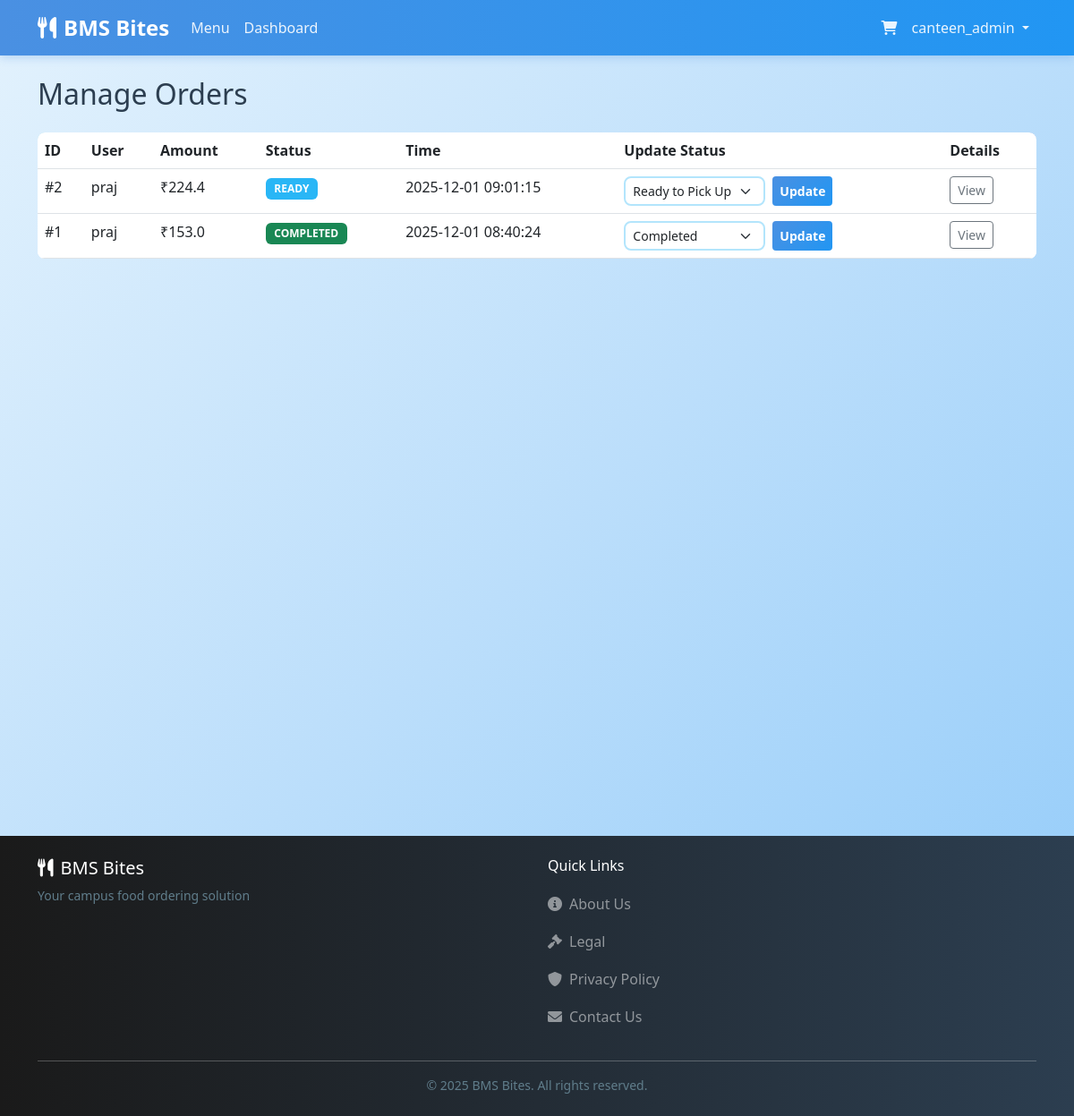
Screenshot of /admin/orders (signed in) with the database file from the repository.
### tables this page shows
CREATE TABLE orders (
    id INTEGER PRIMARY KEY AUTOINCREMENT,
    user_id INTEGER NOT NULL,
    canteen_id INTEGER NOT NULL,
    total_amount REAL NOT NULL,
    platform_fee REAL DEFAULT 0.0,
    status TEXT NOT NULL DEFAULT 'preparing', -- 'preparing', 'ready', 'completed'
    pickup_time TEXT,
    created_at TIMESTAMP DEFAULT CURRENT_TIMESTAMP,
    FOREIGN KEY (user_id) REFERENCES users (id),
    FOREIGN KEY (canteen_id) REFERENCES canteens (id)
);

CREATE TABLE users (
    id INTEGER PRIMARY KEY AUTOINCREMENT,
    username TEXT UNIQUE NOT NULL,
    password_hash TEXT NOT NULL,
    role TEXT NOT NULL DEFAULT 'customer', -- 'customer' or 'admin'
    created_at TIMESTAMP DEFAULT CURRENT_TIMESTAMP
);

### routes/admin.py (the view)
@admin_bp.route('/orders')
@admin_required
def manage_orders():
    orders = order_mgr.get_all_orders()
    return render_template('manage_orders.html', orders=orders)

### app.py (called while the page is built)
@app.context_processor
def inject_session():
    return dict(session=session)

### routes/admin.py (called while the page is built)
def admin_required(view):
    @functools.wraps(view)
    def wrapped_view(**kwargs):
        if session.get('role') != 'admin':
            flash('Admin access required', 'danger')
            return redirect(url_for('auth.login'))
        return view(**kwargs)
    return wrapped_view

### templates/manage_orders.html (shortened to what this page needs)
{% extends "layout.html" %}
{% block content %}
<h2 class="mb-4">Manage Orders</h2>
<div class="table-responsive">
    <table class="table table-hover">
        <thead>
            <tr>
                <th>ID</th>
                <th>User</th>
                <th>Amount</th>
                <th>Status</th>
                <th>Time</th>
                <th>Update Status</th>
                <th>Details</th>
            </tr>
        </thead>
        <tbody>
            {% for order in orders %}
            <tr>
                <td>#{{ order['id'] }}</td>
                <td>{{ order['username'] }}</td>
                <td>₹{{ order['total_amount'] }}</td>
                <td>
                    <span
                        class="badge bg-{{ 'warning' if order['status'] == 'preparing' else 'info' if order['status'] == 'ready' else 'success' }}">
                        {{ order['status']|upper }}
                    </span>
                </td>
                <td>{{ order['created_at'] }}</td>
                <td>
                    <form action="{{ url_for('admin.update_status', order_id=order['id']) }}" method="POST"
                        class="d-flex gap-2">
                        <select name="status" class="form-select form-select-sm" style="width: auto;">
                            <option value="ready" {% if order['status']=='ready' %}selected{% endif %}>Ready to Pick Up
                            </option>
                            <option value="completed" {% if order['status']=='completed' %}selected{% endif %}>Completed
                            </option>
                        </select>
                        <button type="submit" class="btn btn-sm btn-primary">Update</button>
                    </form>
                </td>
                <td>
                    <a href="{{ url_for('main.order_detail', order_id=order['id']) }}"
                        class="btn btn-sm btn-outline-secondary">View</a>
                </td>
            </tr>
            {% endfor %}
        </tbody>
    </table>
</div>
{% endblock %}

### static/css/style.css (style rules this page uses)
:root { --primary-color: #87CEEB; --secondary-color: #4A90E2; --dark-color: #1a1a1a; --light-bg: #E3F2FD; --white: #FFFFFF; --text-dark: #2c3e50; --success-color: #4CAF50; --warning-color: #FFA726; --danger-color: #EF5350; }
body { font-family: 'Segoe UI', Tahoma, Geneva, Verdana, sans-serif; background: linear-gradient(135deg, #E3F2FD 0%, #BBDEFB 50%, #90CAF9 100%); background-attachment: fixed; min-height: 100vh; color: var(--text-dark); }
.btn-primary { background: linear-gradient(135deg, #4A90E2 0%, #2196F3 100%); border: none; color: var(--white); font-weight: 600; transition: all 0.3s ease; }
.table { background-color: var(--white); border-radius: 8px; overflow: hidden; }
.table thead { background: linear-gradient(90deg, #87CEEB 0%, #4A90E2 100%); color: var(--white); }
.badge { font-weight: 600; padding: 0.5em 0.8em; }
.bg-info { background-color: #29B6F6 !important; }
.form-control, .form-select { border: 2px solid #B3E5FC; border-radius: 8px; transition: all 0.3s ease; }
html { scroll-behavior: smooth; }

### rows the page displays
orders: id "2", username "praj", total_amount "224.4", status "READY", created_at "2025-12-01 09:01:15", status "Ready to Pick Up"
orders: id "1", username "praj", total_amount "153.0", status "COMPLETED", created_at "2025-12-01 08:40:24", status "Completed"

### other values shown
{{ session.get('username') }} "canteen_admin"
